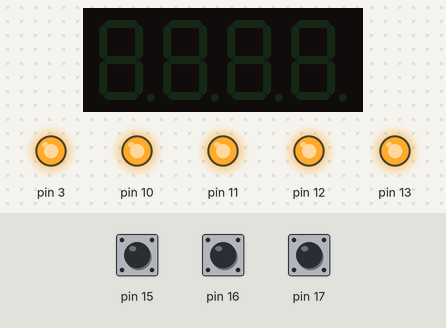
Bench run of a sketch on a simulated Arduino Uno, built with avr-gcc and run on an emulated ATmega328P. On the bench: 4-digit seven-segment display, output pins drawn as LEDs (lit = HIGH). The inputs (shaded band) are chosen by the test bench; at power-on: pin 17 HIGH, pin 15 HIGH, pin 16 HIGH. What the sketch prints to the serial monitor is not drawn.

Above: at 1.2 s.
1.3 s: pin 17 pulled LOW for 0.15 s
At 2.1 s:
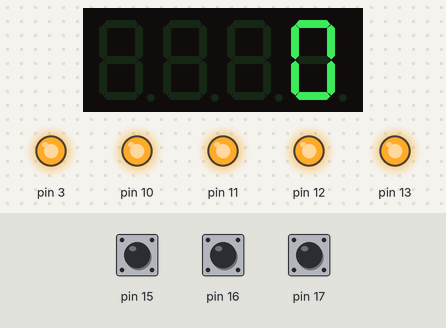
3.0 s: pin 15 pulled LOW for 1 s
At 4.5 s:
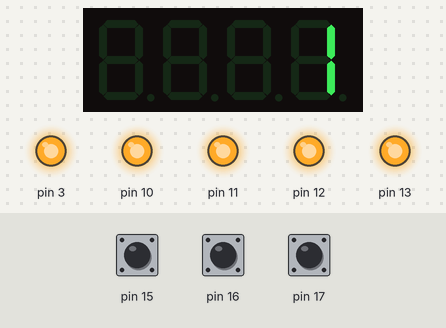
5.5 s: pin 15 pulled LOW for 0.15 s
At 6.4 s:
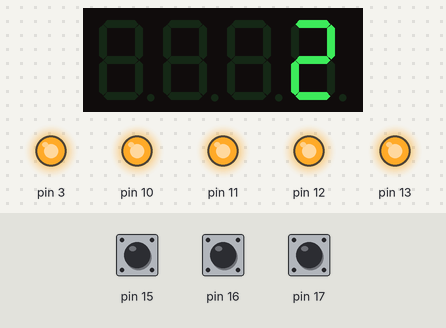
7.1 s: pin 15 pulled LOW for 3.2 s
At 7.6 s:
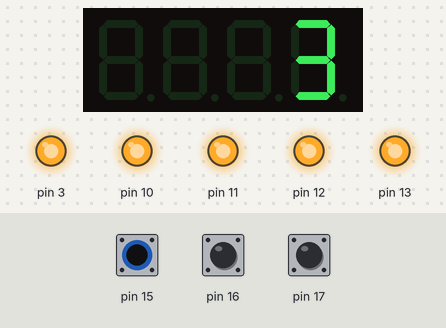
11.8 s: pin 17 pulled LOW for 1 s
At 11.91 s:
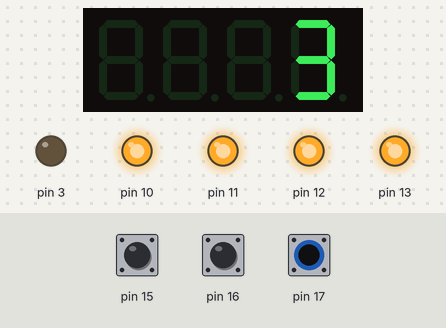
Timing chart, 0 to 14.8 s (numbered marks = the images above; inputs shaded):
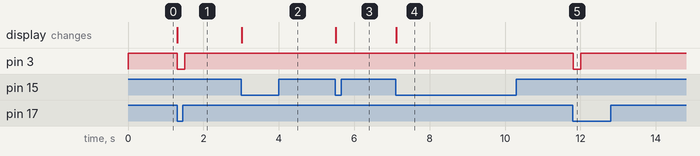

The sketch:

Addition.ino
```cpp
#include <TimerOne.h>
#include <Wire.h>
#include <MultiFuncShield.h>

 int counter1 = 0;
 int counter2 = 0;

void setup() {
 Serial.begin(9600);
 Timer1.initialize();
 MFS.initialize(&Timer1);
}

void loop() {
 byte btn = MFS.getButton();

 if (btn)
 {
   byte buttonNumber = btn & B00111111;
   byte buttonAction = btn & B11000000;

   Serial.print("BUTTON_");
   Serial.write(buttonNumber + '0');
   Serial.print("_");

   if (btn == BUTTON_1_PRESSED)
   {
    counter1 = counter1 + 1;
    MFS.write(counter1);
   }

   if (btn == BUTTON_2_PRESSED)
   {
    counter2 = counter1;
    counter1 = 0;
   }

   if (btn == BUTTON_3_PRESSED)
   {
    MFS.write(counter1 + counter2);
    MFS.beep();
   }
 }
}
```

Measured:
- after the input at 1.3 s, pin 3: HIGH → LOW at once, → HIGH 0.20 s later; the display: changes at once (image 1)
- after the input at 3.0 s, the display: changes at once (image 2)
- after the input at 5.5 s, the display: changes at once (image 3)
- after the input at 7.1 s, the display: changes at once (image 4)
- after the input at 11.8 s, pin 3: HIGH → LOW at once, → HIGH 0.20 s later
